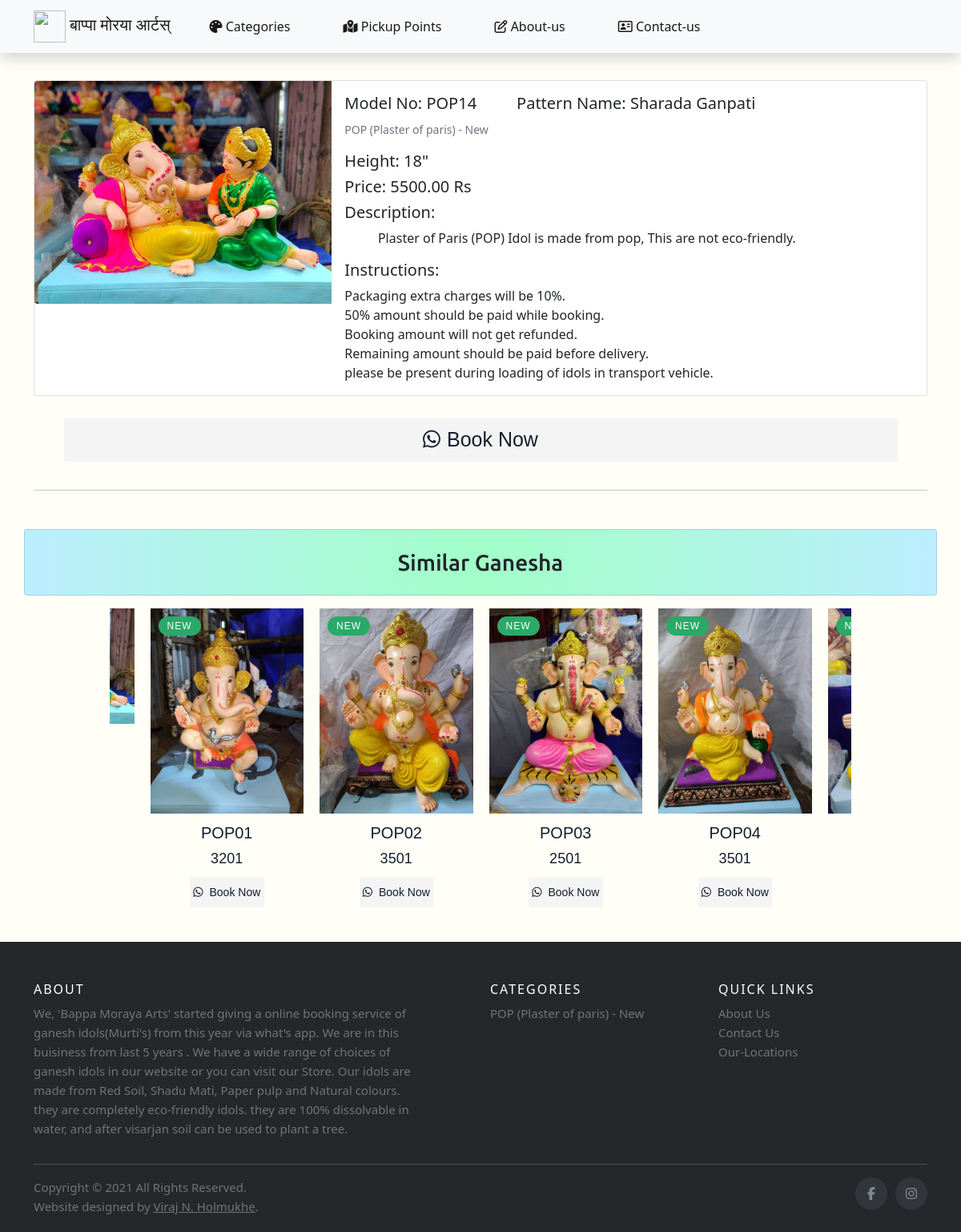
The page /view_idol/94 on the database its author committed.
### AdminApp/models.py (models this page shows, shortened)
class Idol(models.Model):
    model_no = models.CharField(max_length=20)
    model_name = models.CharField(max_length=20,blank=True)
    height = models.CharField(max_length=20)
    featured = models.CharField(max_length=20,blank=True)
    price = models.CharField(max_length=100,blank=True)
    image1 = models.ImageField(upload_to="Images1")
    image2 = models.ImageField(upload_to="Images2",blank=True)
    image3 = models.ImageField(upload_to="Images3",blank=True)
    category = models.ForeignKey(Categories,on_delete=models.CASCADE)
    class Meta:
        db_table="Idols"

class Categories(models.Model):
    name = CharField(max_length=100)
    description = TextField(max_length=1000,blank=True)
    description_min = TextField(max_length=1000,blank=True)
    image = models.ImageField(upload_to="Images0",blank=True,default=0)
    class Meta:
        db_table = "Types_of_idols"\

### UserApp/views.py (the view)
# urls.py: path('view_idol/<pid>',views.showIdol),
def showIdol(request,pid):
    cats = Categories.objects.filter(id=6)
    idol = Idol.objects.get(id=pid)
    cat_id = idol.category_id
    idols = Idol.objects.filter(category_id=cat_id)
    return render(request,"UserApp/view_idol.html",{"idols":idols,"idol":idol,"cats":cats})

### templates/UserApp/view_idol.html (shortened to what this page needs)
{% extends 'UserApp/index.html' %}
{% load static %}
{% block Content %}
<link rel="stylesheet" type="text/css" href="{% static 'css/showidol.css' %}">
<link rel="stylesheet" href="https://cdnjs.cloudflare.com/ajax/libs/OwlCarousel2/2.3.4/assets/owl.carousel.min.css">
<div class="container">
    <div class="card mb-3">
        <div class="row g-0">
          <div class="col-md-4">
            <img src="{{idol.image1.url}}" class="img-fluid rounded-start" alt="#">
          </div>
          <div class="col-md-8">
            <div class="card-body">
                <div class="name" style="display: flex;">
                    <h5 class="card-title" style="margin-right: 50px;">Model No: {{idol.model_no}}</h5>
                    <h5 class="card-title">Pattern Name: {{idol.model_name}}</h5>
                </div>
                <p class="card-text"><small class="text-muted">{{idol.category.name}}</small></p>
                <h5 class="card-text">Height: {{idol.height}}</h5>
                <h5 class="card-text">Price: {{idol.price}}.00 Rs</h5>
                <h5 class="card-text">Description: </h5>
                <p class="card-text">&nbsp; &nbsp; &nbsp; &nbsp; &nbsp; {{idol.category.description}}</p>
                <h5 class="card-text">Instructions: </h5>
                <p class="card-text">Packaging extra charges will be 10%.<br>50% amount should be paid while booking.<br>Booking amount will not get refunded.<br>Remaining amount should be paid before delivery.<br>please be present during loading of idols in transport vehicle.</p>
            </div>
          </div>
        </div>
    </div>
    <div class="row" style="text-align: center;">
        <div class="product-grid">
            <div class="product-content">
                <div class="product-button-group">
                    <a class="add-to-cart" style="font-size: 25px;" href="https://wa.me/%2B917798589100?text=Hi.%20I'm%20interested%20in%20this%20Ganesh%20Murti%20--%20Model%20No:%20{{idol.model_no}}%20--Link:%20www.bappamorayaarts.com/view_idol/{{idol.id}}" target="_blank" rel="noopener"><i class="fa fa-whatsapp"></i>Book Now</a>
                </div>
            </div>
        </div>
    </div>
    <hr>
</div>
<div class="container card mt-5 mb-3 heading_bar">
    <div class="container-fluid" style="display: flex; justify-content: space-evenly;">
      <h3 class="mt-4 mb-4" style="text-align: center;">Similar Ganesha</h3>
    </div>
</div>
<div class="container">
    <div class="row">
        <div class="col-md-1">
        </div>
        <div class="col-md-10">
            <div class="owl-carousel owl-theme">
                {% for idols in idols %}
                <div class="product-grid">
                    <div class="product-image">
                        <a href="/view_idol/{{idols.id}}" class="image">
                            <img class="pic-1" src="{{idols.image1.url}}">
                        </a>
                        <span class="product-sale-label">NEW</span>
                    </div>
                    <div class="product-content">
                        <h3 class="title">{{idols.model_no}}</h3>
                        <div class="price">{{idols.price}}</div>
                        <div class="product-button-group">
                            <a class="add-to-cart" href="https://wa.me/%2B917798589100?text=Hi.%20I'm%20interested%20in%20this%20Ganesh%20Murti%20--%20Model%20No:%20{{idol.model_no}}%20--Link:%20www.bappamorayaarts.com/view_idol/{{idol.id}}" target="_blank" rel="noopener"><i class="fa fa-whatsapp"></i>Book Now</a>
                        </div>
                    </div>
                </div>
                {% endfor %}
            </div>
        </div>
        <div class="col-md-1">
        </div>
    </div>
</div>
{% endblock %}

### templates/UserApp/index.html (shortened to what this page needs)
{% load static %}
<!DOCTYPE html>
<html lang="en">
<head>
    <link href="https://cdn.jsdelivr.net/npm/bootstrap@5.1.0/dist/css/bootstrap.min.css" rel="stylesheet">
    <link rel="stylesheet" type="text/css" href="{% static 'css/index.css' %}">
</head>
<body>
<div class="container">
<nav class="navbar navbar-expand-lg fixed-top navbar-dark">
    <div class="container">
      <a class="navbar-brand" style="font-family: 'Amita', cursive; " href="/"><img src="{% static 'Images/bmalogo_wos.png' %}" alt="" height="40" width="40"> बाप्पा मोरया आर्टस्</a>
      <div class="collapse navbar-collapse" id="navbarTogglerDemo03">
        <ul class="navbar-nav me-auto mb-2 mb-lg-0 ">
          <li class="nav-item">
            <a class="nav-link active" href="/#categories"><i class="fas fa-palette"></i> Categories</a>
          </li>
          <li class="nav-item">
            <a class="nav-link active " href="/#locations"><i class="fas fa-map-marked-alt"></i> Pickup Points</a>
          </li>
          <li class="nav-item">
            <a class="nav-link active" href="/#about_us"><i class="far fa-edit"></i> About-us</a>
          </li>
          <li class="nav-item">
            <a class="nav-link active" href="/#conatact_us"><i class="far fa-address-card"></i> Contact-us</a>
          </li>
        </ul>
      </div>
    </div>
</nav>
</div>
{% block Content %}
{% endblock %}
<footer class="site-footer">
  <div class="container">
    <div class="row">
      <div class="col-sm-12 col-md-6" >
        <h6>About</h6>
          <p class="text-justify" style="padding-right: 60px;">    We, 'Bappa Moraya Arts' started giving a online booking service of ganesh idols(Murti's)  from this year via what's app. We are in this buisiness from last 5 years .
          We have a wide range of choices of ganesh idols in our website or you can visit our Store.
          Our idols are made from Red Soil, Shadu Mati, Paper pulp and Natural colours. they are completely eco-friendly idols. they are 100% dissolvable in water, and after visarjan soil can be used to plant a tree.</p>
      </div>
      <div class="col-xs-6 col-md-3">
        <h6>Categories</h6>
        <ul class="footer-links">
          {% for cat in cats %}
          <li><a href="/categories_list/{{cat.id}}">{{cat.name}}</a></li>
          {% endfor %}
        </ul>
      </div>
      <div class="col-xs-6 col-md-3">
        <h6>Quick Links</h6>
        <ul class="footer-links">
          <li><a href="/#about_us">About Us</a></li>
          <li><a href="/#conatact_us">Contact Us</a></li>
          <li><a href="/#locations">Our-Locations</a></li>
        </ul>
      </div>
    </div>
    <hr>
  </div>
  <div class="container">
    <div class="row">
      <div class="col-md-8 col-sm-6 col-xs-12">
        <p class="copyright-text">Copyright &copy; 2021 All Rights Reserved.</p>
        <p class="copyright-text" >Website designed by
          <a href="https://virajholmukhe.pythonanywhere.com/" target="_blank" style="text-decoration: underline;" >Viraj N. Holmukhe</a>.
        </p>
      </div>
      <div class="col-md-4 col-sm-6 col-xs-12">
        <ul class="social-icons">
          <li><a class="facebook" href="https://www.facebook.com/watch/ashishpote9100/" target="_blank"><i class="fa fa-facebook"></i></a></li>
          <li><a class="twitter" href="https://www.instagram.com/bappamorayaarts/" target="_blank"><i class="fa fa-instagram"></i></a></li>
        </ul>
      </div>
    </div>
  </div>
</footer>
</body>
</html>

### static/css/index.css (style rules this page uses)
body { background-color: rgb(255, 255, 248); }
.nav-item { margin-left: 25px; margin-right: 25px; }
a { text-decoration: none; }
.site-footer { background-color:#26272b; padding:45px 0 20px; font-size:15px; line-height:24px; color:#737373; }
.site-footer hr { border-top-color:#bbb; opacity:0.5 }
.site-footer h6 { color:#fff; font-size:16px; text-transform:uppercase; margin-top:5px; letter-spacing:2px }
.site-footer a { color:#737373; }
.footer-links { padding-left:0; list-style:none }
.footer-links li { display:block }
.footer-links a { color:#737373 }
.site-footer .social-icons { text-align:right }
.site-footer .social-icons a { width:40px; height:40px; line-height:40px; margin-left:6px; margin-right:0; border-radius:100%; background-color:#33353d }
.copyright-text { margin:0 }
.social-icons { padding-left:0; margin-bottom:0; list-style:none }
.social-icons li { display:inline-block; margin-bottom:4px }
.social-icons a { background-color:#eceeef; color:#818a91; font-size:16px; display:inline-block; line-height:44px; width:44px; height:44px; text-align:center; margin-right:8px; border-radius:100%; -webkit-transition:all .2s linear; -o-transition:all .2s linear; transition:all .2s linear }

### static/css/showidol.css (style rules this page uses)
:root { --main-color1: #eb4d4b; --text-color: #131e2c; }
.heading_bar { background: rgb(161,255,198); background: radial-gradient(circle, rgba(161,255,198,1) 0%, rgba(188,238,255,1) 100%); font-family: 'Ubuntu', sans-serif; }
.product-grid { font-family: 'Oswald', sans-serif; text-align: center; }
.img-fluid { max-width: 100%; height: auto; }
.product-grid .product-image { position: relative; }
.product-grid .product-image a.image { display: block; }
.product-grid .product-image img { width: 100%; height: auto; }
.product-image .pic-1 { opacity: 1; backface-visibility: hidden; transition: all 0.3s ease-in-out; }
.product-grid .product-sale-label, .product-grid .product-discount-label { color: #fff; background: #da5555; font-size: 12px; letter-spacing: 1px; line-height: 14px; padding: 5px 11px; border-radius: 12px; position: absolute; top: 10px; right: 10px; transition: all 0.4s ease; }
.product-grid .product-sale-label { background: #2ba968; text-transform: uppercase; left: 10px; right: auto; }
.product-grid .product-content { padding: 12px; }
.product-grid { padding: 0; margin: 0 0 7px; list-style: none; }
.product-grid .title { color: var(--text-color); font-size: 20px; text-transform: capitalize; margin: 0 0 7px; }
.product-grid .price { color: var(--text-color); font-size: 18px; letter-spacing: 0.005em; margin-bottom: 10px; }
.product-grid .product-button-group { position: relative; z-index: 1; }
.product-grid .add-to-cart { color: var(--text-color); background: #f4f4f4; font-size: 14px; width: calc(100% - 75px); padding: 8px 3px; margin: 0 auto; display: inline-block; text-decoration: none; transition: all 0.25s ease 0s; }
.product-grid .add-to-cart i { margin-right: 8px; transition: all 0.25s ease 0s; }
.card { margin-top: 100px; }

### rows shown on the page
Idol: image1 (picture), model_no "POP14", model_name "Sharada Ganpati", category.name "POP (Plaster of paris) - New", height "18\"", price "5500", category.description "Plaster of Paris (POP) Idol is made from pop, This are not eco-friendly."
Idol: image1 (picture), model_no "POP01", price "3201"
Idol: image1 (picture), model_no "POP02", price "3501"
Idol: image1 (picture), model_no "POP03", price "2501"
Idol: image1 (picture), model_no "POP04", price "3501"
Idol: image1 (picture)
Categories: name "POP (Plaster of paris) - New"
